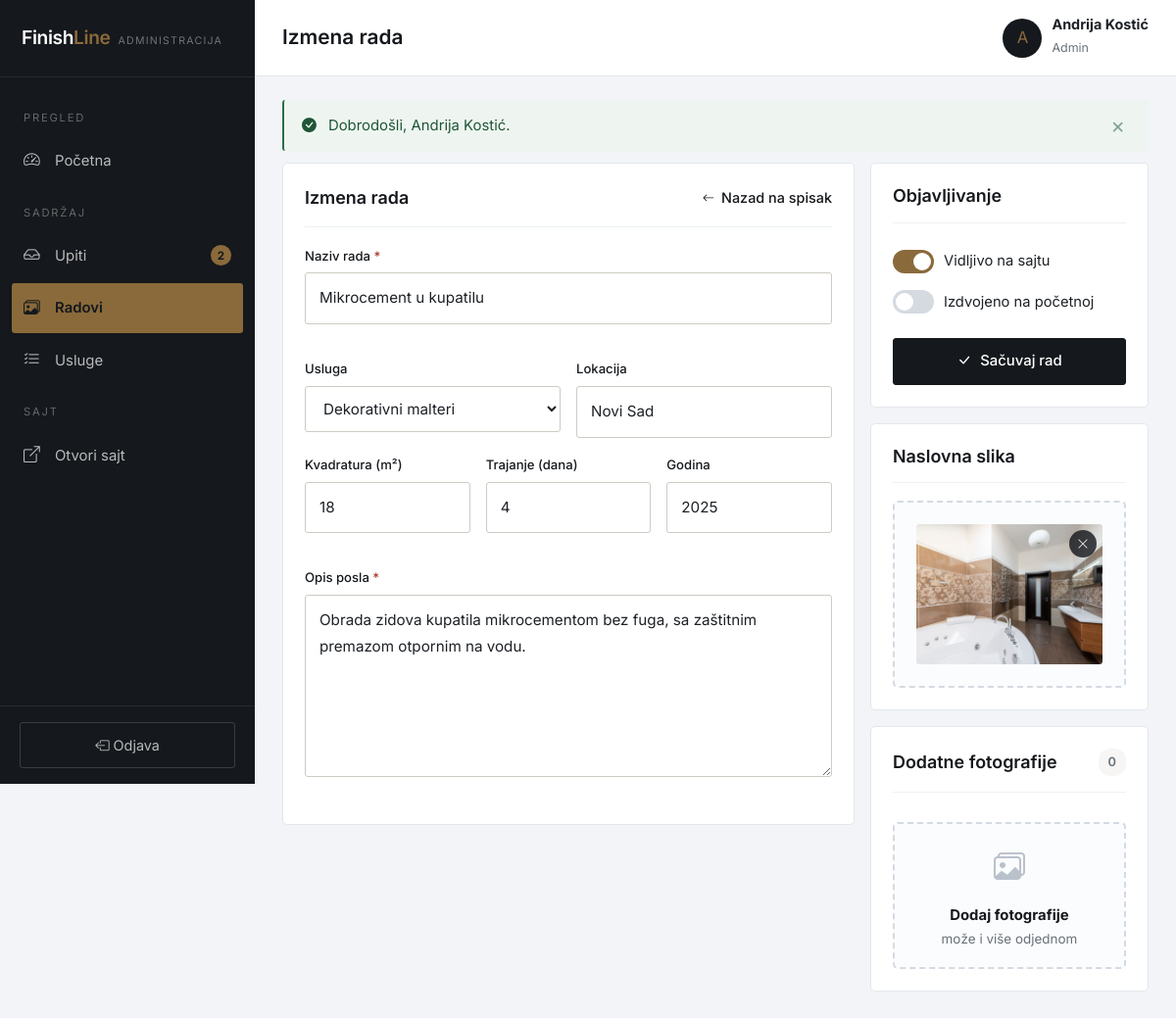
The app's page /admin/radovi/izmeni/8 (signed in), older data.
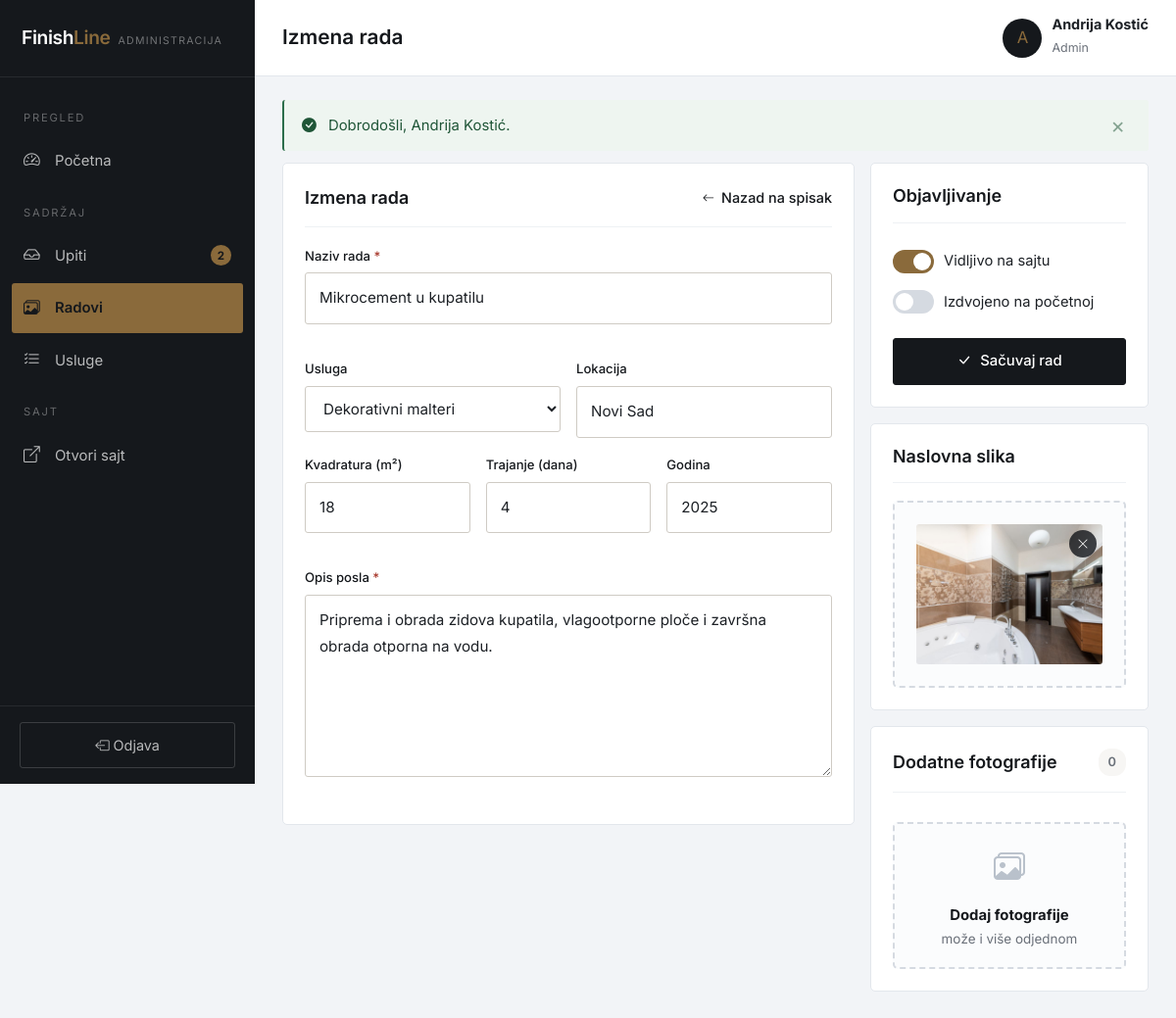
The same page, newer data.
### tables this page shows
CREATE TABLE `radovi` (
    `id`            INT UNSIGNED NOT NULL AUTO_INCREMENT,
    `naziv`         VARCHAR(160) NOT NULL,
    `usluga_id`     INT UNSIGNED DEFAULT NULL,
    `opis`          TEXT,
    `slika`         VARCHAR(255) DEFAULT NULL,
    `lokacija`      VARCHAR(120) NOT NULL DEFAULT '',
    `kvadratura`    INT UNSIGNED DEFAULT NULL,
    `trajanje_dana` INT UNSIGNED DEFAULT NULL,
    `godina`        SMALLINT UNSIGNED DEFAULT NULL,
    `izdvojen`      TINYINT(1) NOT NULL DEFAULT 0,
    `objavljen`     TINYINT(1) NOT NULL DEFAULT 1,
    `kreiran`       DATETIME NOT NULL DEFAULT CURRENT_TIMESTAMP,
    PRIMARY KEY (`id`),
    KEY `idx_radovi_usluga` (`usluga_id`),
    CONSTRAINT `fk_radovi_usluga` FOREIGN KEY (`usluga_id`)
        REFERENCES `usluge` (`id`) ON DELETE SET NULL
);

CREATE TABLE `usluge` (
    `id`          INT UNSIGNED NOT NULL AUTO_INCREMENT,
    `naziv`       VARCHAR(120) NOT NULL,
    `slug`        VARCHAR(140) NOT NULL,
    `ikona`       VARCHAR(60)  NOT NULL DEFAULT 'bi-tools',
    `kratak_opis` VARCHAR(255) NOT NULL DEFAULT '',
    `opis`        TEXT,
    `cena_od`     DECIMAL(10,2) NOT NULL DEFAULT 0.00,
    `jedinica`    VARCHAR(20)  NOT NULL DEFAULT 'm2',
    `slika`       VARCHAR(255) DEFAULT NULL,
    `redosled`    INT NOT NULL DEFAULT 0,
    `aktivna`     TINYINT(1) NOT NULL DEFAULT 1,
    PRIMARY KEY (`id`),
    UNIQUE KEY `uq_usluge_slug` (`slug`)
);

### app/core/Controller.php (called while the page is built, shortened)
<?php
abstract class Controller
{
    protected function prikaz(string $prikaz, array $podaci = [], string $layout = 'main'): void
    {
        $fajl = APP_ROOT . '/app/views/' . $prikaz . '.php';
        extract($podaci, EXTR_SKIP);
        require $fajl;
    }
}

### app/controllers/AdminController.php (called while the page is built, shortened)
<?php
final class AdminController extends Controller
{
    public function izmeniRad(string $id): void
    {
        $rad = $this->model('Rad')->nadji((int) $id);
        $this->formaRada($rad);
    }
    private function formaRada(?array $rad): void
    {
        $greske = $_SESSION['greske_rad'] ?? [];
        $this->prikaz('admin/rad-forma', [
            'naslovStrane' => ($rad === null ? 'Nov rad' : 'Izmena rada') . ' - administracija',
            'rad'          => $rad,
            'usluge'       => $this->model('Usluga')->sve(),
            'slike'        => $rad !== null ? $this->model('Rad')->slike((int) $rad['id']) : [],
            'greske'       => $greske,
        ], 'admin');
    }
}

### app/core/Aplikacija.php (called while the page is built, shortened)
<?php
final class Aplikacija
{
    private Router $ruter;
    public function __construct()
    {
        $this->ruter = new Router();
    }
    private function ucitajKlase(): void
    {
        spl_autoload_register(static function (string $klasa): void {
            $folderi = ['core', 'models', 'controllers'];
            foreach ($folderi as $folder) {
                $fajl = APP_ROOT . '/app/' . $folder . '/' . $klasa . '.php';
                if (is_file($fajl)) {
                    return;
                }
            }
        });
        require_once APP_ROOT . '/app/core/pomocne.php';
    }
    public function pokreni(): void
    {
        $url = $this->trenutnaAdresa();
        $ruta = $this->ruter->pronadji($url);
        $metoda = $ruta['metoda'];
        try {
            $kontroler = new $klasa();
            $kontroler->$metoda(...$ruta['parametri']);
        } catch (Throwable $e) {
            $this->obradiIzuzetak($e);
        }
    }
    private function trenutnaAdresa(): string
    {
        if (isset($_GET['url'])) {
            return trim((string) $_GET['url'], '/');
        }
        $putanja = parse_url($_SERVER['REQUEST_URI'] ?? '/', PHP_URL_PATH) ?? '/';
        return trim(rawurldecode($putanja), '/');
    }
}

### index.php (called while the page is built, shortened)
<?php
require_once __DIR__ . '/app/core/Aplikacija.php';
$aplikacija = new Aplikacija();
$aplikacija->pokreni();

### app/core/pomocne.php (called while the page is built, shortened)
<?php
function e($tekst): string
{
    return htmlspecialchars((string) $tekst, ENT_QUOTES | ENT_SUBSTITUTE, 'UTF-8');
}
function url(string $putanja = ''): string
{
    return BASE_URL . ltrim($putanja, '/');
}
function asset(string $putanja): string
{
    return BASE_URL . 'assets/' . ltrim($putanja, '/');
}
function slika(?string $putanja, string $rezervna = 'img/placeholder.svg'): string
{
    $putanja = ltrim($putanja, '/');
    if (is_file(APP_ROOT . '/assets/' . $putanja)) {
        return asset($putanja);
    }
    return asset($rezervna);
}

### app/core/Model.php (called while the page is built, shortened)
<?php
abstract class Model
{
    protected PDO $db;
    protected string $tabela = '';
    protected string $kljuc  = 'id';
    public function __construct()
    {
        $this->db = Database::veza();
    }
    protected function upit(string $sql, array $parametri = []): PDOStatement
    {
        $st = $this->db->prepare($sql);
        $st->execute($parametri);
        return $st;
    }
    protected function sviRedovi(string $sql, array $parametri = []): array
    {
        return $this->upit($sql, $parametri)->fetchAll();
    }
    protected function jedanRed(string $sql, array $parametri = []): ?array
    {
        $red = $this->upit($sql, $parametri)->fetch();
        return $red === false ? null : $red;
    }
    public function nadji(int $id): ?array
    {
        return $this->jedanRed("SELECT * FROM {$this->tabela} WHERE {$this->kljuc} = ?", [$id]);
    }
}

### app/core/Database.php (called while the page is built, shortened)
<?php
final class Database
{
    private static ?PDO $veza = null;
    public static function veza(): PDO
    {
        if (self::$veza !== null) {
            return self::$veza;
        }
        $dsn = sprintf('mysql:host=%s;dbname=%s;charset=%s', DB_HOST, DB_NAME, DB_CHARSET);
        try {
            self::$veza = new PDO($dsn, DB_USER, DB_PASS, [
                PDO::ATTR_ERRMODE            => PDO::ERRMODE_EXCEPTION,
                PDO::ATTR_DEFAULT_FETCH_MODE => PDO::FETCH_ASSOC,
                PDO::ATTR_EMULATE_PREPARES   => false,
                PDO::ATTR_STRINGIFY_FETCHES  => false,
            ]);
        } catch (PDOException $e) {
            if (DEBUG) {
                die('<h1>Greska pri povezivanju sa bazom</h1><p>' . htmlspecialchars($e->getMessage()) . '</p>'
                  . '<p>Proverite da li je MySQL pokrenut i da li je baza <b>' . DB_NAME . '</b> uvezena.</p>');
            }
            http_response_code(500);
            die('Trenutno nije moguce pristupiti bazi podataka.');
        }
        return self::$veza;
    }
}

### app/models/Usluga.php (called while the page is built, shortened)
<?php
final class Usluga extends Model
{
    public function sve(): array
    {
        return $this->sviRedovi('SELECT * FROM usluge ORDER BY redosled, naziv');
    }
}

### app/views/admin/rad-forma.php (the view, shortened to what the rows shown need)
<?php
$jeIzmena = $rad !== null;
$v = static function (string $polje, $podrazumevano = '') use ($rad) {
    if (isset($_SESSION['stari_unos'][$polje])) {
        return e($_SESSION['stari_unos'][$polje]);
    }
    return e($rad[$polje] ?? $podrazumevano);
};
?>
<form method="post" action="<?= url('admin/radovi/sacuvaj') ?>" class="admin-forma">
    <div class="row g-3">
        <div class="col-lg-8">
            <div class="admin-panel">
                <div class="admin-panel-vrh">
                    <h2><?= $jeIzmena ? 'Izmena rada' : 'Nov rad' ?></h2>
                </div>
                <div class="row g-3">
                    <div class="col-12">
                        <label class="oznaka" for="naziv">Naziv rada <span>*</span></label>
                        <input type="text" class="polje <?= isset($greske['naziv']) ? 'polje-greska' : '' ?>"
                               id="naziv" name="naziv" value="<?= $v('naziv') ?>" required maxlength="160"
                               placeholder="npr. Stan u novogradnji, Grbavica">
                        <small class="greska-polja"><?= e($greske['naziv'] ?? '') ?></small>
                    </div>
                    <div class="col-md-6">
                        <label class="oznaka" for="usluga_id">Usluga</label>
                        <select class="polje" id="usluga_id" name="usluga_id">
                            <?php foreach ($usluge as $u): ?>
                                <option value="<?= (int) $u['id'] ?>"
                                    <?= (string) ($rad['usluga_id'] ?? '') === (string) $u['id'] ? 'selected' : '' ?>>
                                    <?= e($u['naziv']) ?>
                                </option>
                            <?php endforeach; ?>
                        </select>
                    </div>
                    <div class="col-md-6">
                        <label class="oznaka" for="lokacija">Lokacija</label>
                        <input type="text" class="polje" id="lokacija" name="lokacija"
                               value="<?= $v('lokacija') ?>" maxlength="120" placeholder="npr. Novi Sad">
                    </div>
                    <div class="col-md-4">
                        <label class="oznaka" for="kvadratura">Kvadratura (m&sup2;)</label>
                        <input type="number" class="polje" id="kvadratura" name="kvadratura"
                               value="<?= $v('kvadratura') ?>" min="0" max="100000">
                    </div>
                    <div class="col-md-4">
                        <label class="oznaka" for="trajanje_dana">Trajanje (dana)</label>
                        <input type="number" class="polje" id="trajanje_dana" name="trajanje_dana"
                               value="<?= $v('trajanje_dana') ?>" min="0" max="999">
                    </div>
                    <div class="col-md-4">
                        <label class="oznaka" for="godina">Godina</label>
                        <input type="number" class="polje <?= isset($greske['godina']) ? 'polje-greska' : '' ?>"
                               id="godina" name="godina" value="<?= $v('godina', (string) date('Y')) ?>"
                               min="2000" max="<?= (int) date('Y') + 1 ?>">
                        <small class="greska-polja"><?= e($greske['godina'] ?? '') ?></small>
                    </div>
                    <div class="col-12">
                        <label class="oznaka" for="opis">Opis posla <span>*</span></label>
                        <textarea class="polje <?= isset($greske['opis']) ? 'polje-greska' : '' ?>"
                                  id="opis" name="opis" rows="6" required
                                  placeholder="Šta je urađeno, u kom obimu, na koji način..."><?= $v('opis') ?></textarea>
                        <small class="greska-polja"><?= e($greske['opis'] ?? '') ?></small>
                    </div>
                </div>
            </div>
        </div>
        <div class="col-lg-4">
            <div class="admin-panel">
                <div class="admin-panel-vrh"><h2>Objavljivanje</h2></div>
            </div>
            <div class="admin-panel mt-3">
                <div class="admin-panel-vrh"><h2>Naslovna slika</h2></div>
                <div class="zona-otpremanja" id="zonaNaslovne" data-grupa="radovi">
                    <div class="zona-pregled" id="pregledNaslovne" <?= $v('slika') === '' ? 'hidden' : '' ?>>
                        <img src="<?= slika($rad['slika'] ?? null) ?>" alt="Naslovna slika" id="slikaNaslovne">
                        <button type="button" class="zona-ukloni" id="ukloniNaslovnu" title="Ukloni">
                            <i class="bi bi-x-lg"></i>
                        </button>
                    </div>
                </div>
            </div>
            <?php if ($jeIzmena): ?>
                <div class="admin-panel mt-3">
                    <div class="admin-panel-vrh">
                        <h2>Dodatne fotografije</h2>
                    </div>
                </div>
            <?php endif; ?>
        </div>
    </div>
</form>

Row changes from the older to the newer data that the page shows:
changed radovi "Mikrocement u kupatilu": opis "Obrada zidova kupatila mikrocementom bez fuga, sa zaštitnim premazom otpornim na vodu." → "Priprema i obrada zidova kupatila, vlagootporne ploče i završna obrada otporna na vodu."
